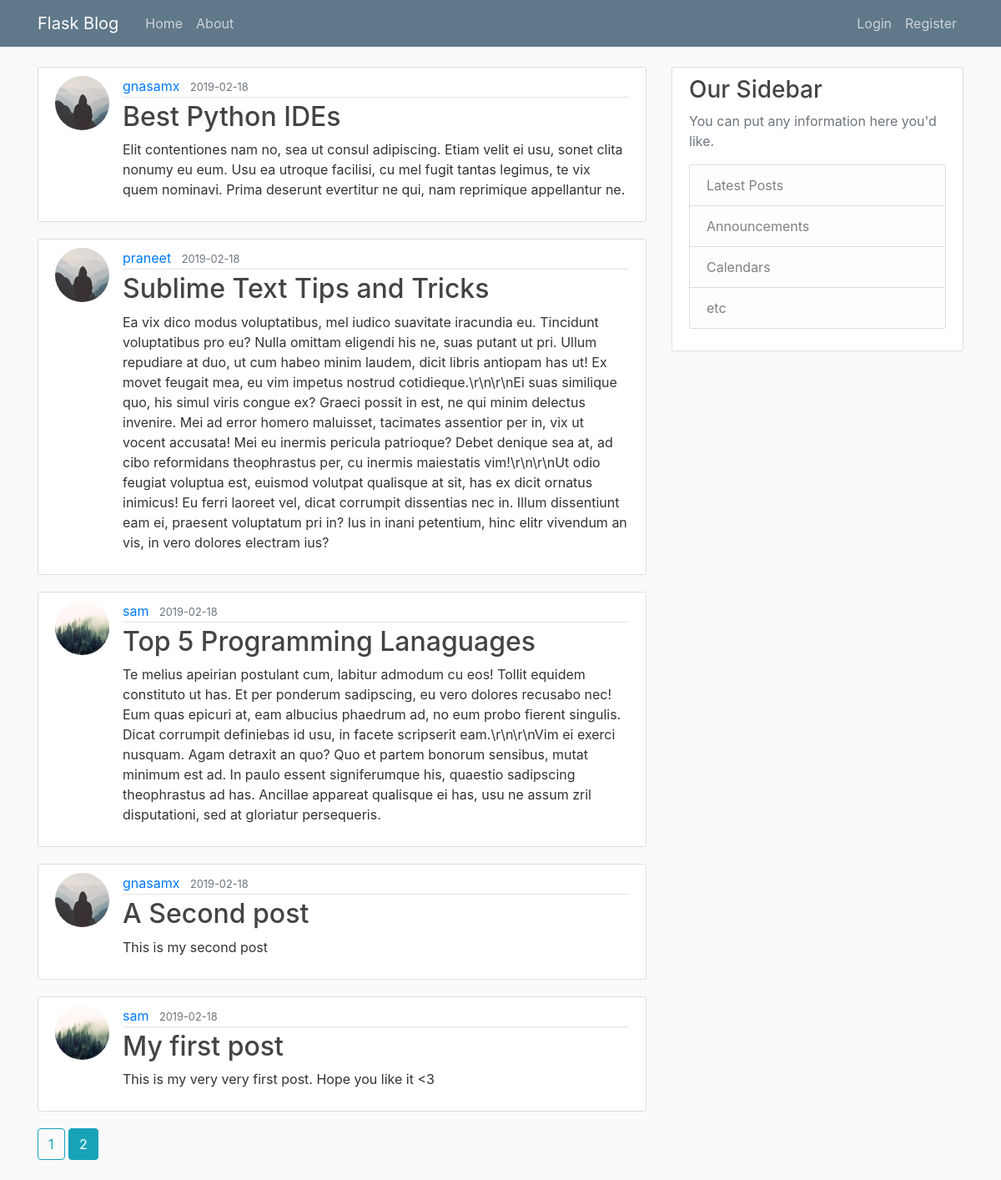
The page /home?page=2 on the database its author committed.
### flaskblog/models.py (models this page shows, shortened)
class Post(db.Model):
    id = db.Column(db.Integer, primary_key=True)
    title = db.Column(db.String(100), nullable=False)
    date_posted = db.Column(db.DateTime, nullable=False,
                            default=datetime.utcnow)
    content = db.Column(db.Text, nullable=False)
    user_id = db.Column(db.Integer, db.ForeignKey('user.id'), nullable=False)

class User(db.Model, UserMixin):
    id = db.Column(db.Integer, primary_key=True)
    username = db.Column(db.String(20), unique=True, nullable=False)
    email = db.Column(db.String(120), unique=True, nullable=False)
    image_file = db.Column(db.String(20), nullable=False,
                           default='default.jpg')
    password = db.Column(db.String(60), nullable=False)
    posts = db.relationship('Post', backref='author', lazy=True)

### flaskblog/main/routes.py (the view)
@main.route("/")
@main.route("/home")
def home():
    page = request.args.get('page', 1, type=int)
    posts = Post.query.order_by(
        Post.date_posted.desc()).paginate(page=page, per_page=5)
    return render_template('home.html', posts=posts)

### flaskblog/templates/home.html
{% extends "layout.html" %} {% block content %} {% for post in posts.items %}
<article class="media content-section">
  <img
    class="rounded-circle article-img"
    src="{{ url_for('static', filename='profile_pics/' + post.author.image_file) }}"
  />
  <div class="media-body">
    <div class="article-metadata">
      <a
        class="mr-2"
        href="{{ url_for('users.user_posts', username=post.author.username) }}"
        >{{ post.author.username }}</a
      >
      <small class="text-muted">{{
        post.date_posted.strftime('%Y-%m-%d')
      }}</small>
    </div>
    <h2>
      <a
        class="article-title"
        href="{{ url_for('posts.post', post_id=post.id) }}"
        >{{ post.title }}</a
      >
    </h2>
    <p class="article-content">{{ post.content }}</p>
  </div>
</article>
{% endfor %} {% for page_num in posts.iter_pages(left_edge=1, right_edge=1,
left_current=1, right_current=2) %} {% if page_num %} {% if posts.page ==
page_num %}
<a class="btn btn-info mb-4" href="{{ url_for('main.home', page=page_num) }}">{{
  page_num
}}</a>
{% else %}
<a
  class="btn btn-outline-info mb-4"
  href="{{ url_for('main.home', page=page_num) }}"
  >{{ page_num }}</a
>
{% endif %} {% else %} ... {% endif %} {% endfor %} {% endblock content %}

### flaskblog/static/main.css (style rules this page uses)
body { background: #fafafa; color: #333333; margin-top: 5rem; }
h1, h2, h3, h4, h5, h6 { color: #444444; }
.content-section { background: #ffffff; padding: 10px 20px; border: 1px solid #dddddd; border-radius: 3px; margin-bottom: 20px; }
.article-title { color: #444444; }
.article-content { white-space: pre-line; }
.article-img { height: 65px; width: 65px; margin-right: 16px; }
.article-metadata { padding-bottom: 1px; margin-bottom: 4px; border-bottom: 1px solid #e3e3e3 }

### rows shown on the page
Post: image_file (placeholder picture), author.username "gnasamx", date_posted "2019-02-18", title "Best Python IDEs", content "Elit contentiones nam no, sea ut consul adipiscing. Etiam velit ei usu, sonet clita nonumy eu eum. Usu ea utroque facilisi, cu mel fugit tantas legimus, te vix quem nominavi. Prima deserunt evertitur ne qui, nam reprimique appellantur ne."
Post: image_file (placeholder picture), author.username "praneet", date_posted "2019-02-18", title "Sublime Text Tips and Tricks", content "Ea vix dico modus voluptatibus, mel iudico suavitate iracundia eu. Tincidunt voluptatibus pro eu? Nulla omittam eligendi his ne, suas putant ut pri. Ullum repudiare at duo, ut cum habeo minim laudem, dicit libris antiopam has ut! Ex movet feugait mea, eu vim impetus nostrud cotidieque.\\r\\n\\r\\nEi suas similique quo, his simul viris congue ex? Graeci possit in est, ne qui minim delectus invenire. Mei ad error homero maluisset, tacimates assentior per in, vix ut vocent accusata! Mei eu inermis pericula patrioque? Debet denique sea at, ad cibo reformidans theophrastus per, cu inermis maiestatis vim!\\r\\n\\r\\nUt odio feugiat voluptua est, euismod volutpat qualisque at sit, has ex dicit ornatus…"
Post: image_file (picture), author.username "sam", date_posted "2019-02-18", title "Top 5 Programming Lanaguages", content "Te melius apeirian postulant cum, labitur admodum cu eos! Tollit equidem constituto ut has. Et per ponderum sadipscing, eu vero dolores recusabo nec! Eum quas epicuri at, eam albucius phaedrum ad, no eum probo fierent singulis. Dicat corrumpit definiebas id usu, in facete scripserit eam.\\r\\n\\r\\nVim ei exerci nusquam. Agam detraxit an quo? Quo et partem bonorum sensibus, mutat minimum est ad. In paulo essent signiferumque his, quaestio sadipscing theophrastus ad has. Ancillae appareat qualisque ei has, usu ne assum zril disputationi, sed at gloriatur persequeris."
Post: image_file (placeholder picture), author.username "gnasamx", date_posted "2019-02-18", title "A Second post", content "This is my second post"
Post: image_file (picture), author.username "sam", date_posted "2019-02-18", title "My first post", content "This is my very very first post. Hope you like it <3"

### other values the page prints
{{ page_num }} "1"
{{ page_num }} "2"
